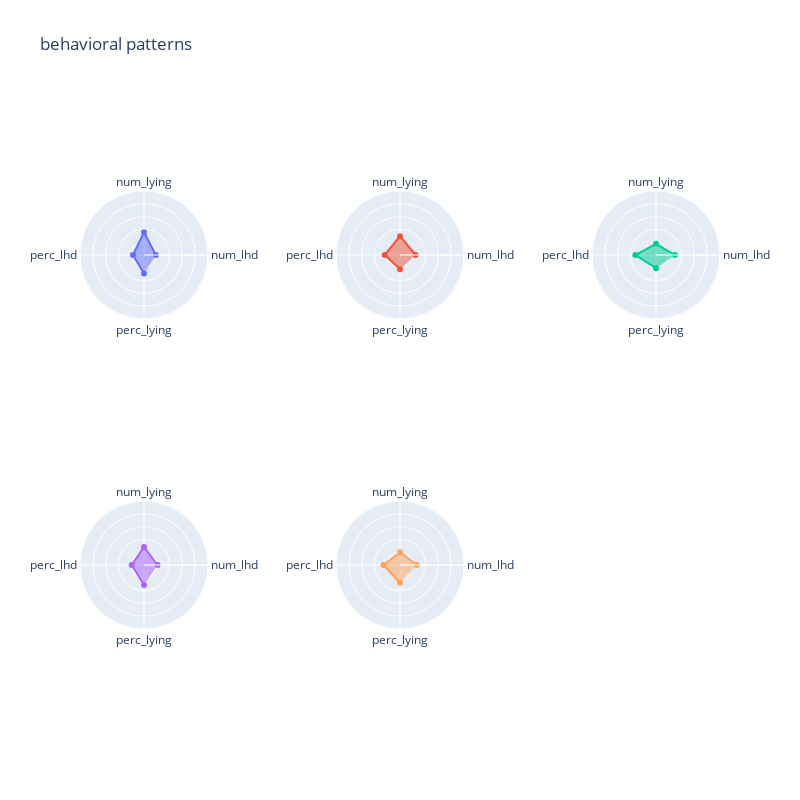

Write notebook code for a chart like this one.
### Code cell
import matplotlib.pyplot as plt
import plotly.express as px
import plotly.graph_objects as go
from plotly.subplots import make_subplots

max_fingerprints_per_col = 3

num_rows = int(np.ceil(len(observable_patterns)/max_fingerprints_per_col))
num_cols = min(len(observable_patterns), max_fingerprints_per_col)

fig = make_subplots(rows=num_rows, cols=num_cols, specs=[[{'type': 'polar'}]*num_cols]*num_rows, horizontal_spacing=0.2, vertical_spacing=0.0)

for j in range(len(observable_patterns)):
    row = j // max_fingerprints_per_col + 1
    col = j % num_cols + 1
    current_pattern: np.array = np.array(observable_patterns[j]) / np.sum(
        np.array(observable_patterns[j])
    )
    fig.add_scatterpolar(r=current_pattern, theta=observable_labels, fill="toself", row=row, col=col)

fig.update_layout(
    showlegend=False,
    plot_bgcolor="rgba(0, 0, 0, 0)",
    paper_bgcolor="rgba(0, 0, 0, 0)",
    title=config.OBSERVABLE_PATTERN_NAME_PLURAL,
)

fig.update_polars(dict(radialaxis=dict(visible=True, range=[0,1], showticklabels=False)))
 # range = [0, 1] !
fig.update_layout(height=800, width=800)

#fig.write_image('tst.png', engine='kaleido')

### Figure 1 — Plotly figure (JSON) as saved in the notebook; plotly's stock layout.template omitted (floating-point values rounded to 4 significant figures)
{"data": [{"fill": "toself", "r": [0.1853, 0.3552, 0.1722, 0.2874], "subplot": "polar", "theta": ["num_lhd", "num_lying", "perc_lhd", "perc_lying"], "type": "scatterpolar"}, {"fill": "toself", "r": [0.244, 0.2937, 0.2385, 0.2238], "subplot": "polar2", "theta": ["num_lhd", "num_lying", "perc_lhd", "perc_lying"], "type": "scatterpolar"}, {"fill": "toself", "r": [0.296, 0.1748, 0.3224, 0.2068], "subplot": "polar3", "theta": ["num_lhd", "num_lying", "perc_lhd", "perc_lying"], "type": "scatterpolar"}, {"fill": "toself", "r": [0.2128, 0.2831, 0.191, 0.3132], "subplot": "polar4", "theta": ["num_lhd", "num_lying", "perc_lhd", "perc_lying"], "type": "scatterpolar"}, {"fill": "toself", "r": [0.2655, 0.1996, 0.2571, 0.2778], "subplot": "polar5", "theta": ["num_lhd", "num_lying", "perc_lhd", "perc_lying"], "type": "scatterpolar"}], "layout": {"height": 800, "paper_bgcolor": "rgba(0, 0, 0, 0)", "plot_bgcolor": "rgba(0, 0, 0, 0)", "polar": {"domain": {"x": [0, 0.2], "y": [0.5, 1]}, "radialaxis": {"range": [0, 1], "showticklabels": false, "visible": true}}, "polar2": {"domain": {"x": [0.4, 0.6], "y": [0.5, 1]}, "radialaxis": {"range": [0, 1], "showticklabels": false, "visible": true}}, "polar3": {"domain": {"x": [0.8, 1], "y": [0.5, 1]}, "radialaxis": {"range": [0, 1], "showticklabels": false, "visible": true}}, "polar4": {"domain": {"x": [0, 0.2], "y": [0, 0.5]}, "radialaxis": {"range": [0, 1], "showticklabels": false, "visible": true}}, "polar5": {"domain": {"x": [0.4, 0.6], "y": [0, 0.5]}, "radialaxis": {"range": [0, 1], "showticklabels": false, "visible": true}}, "polar6": {"domain": {"x": [0.8, 1], "y": [0, 0.5]}, "radialaxis": {"range": [0, 1], "showticklabels": false, "visible": true}}, "showlegend": false, "title": {"text": "behavioral patterns"}, "width": 800}}
